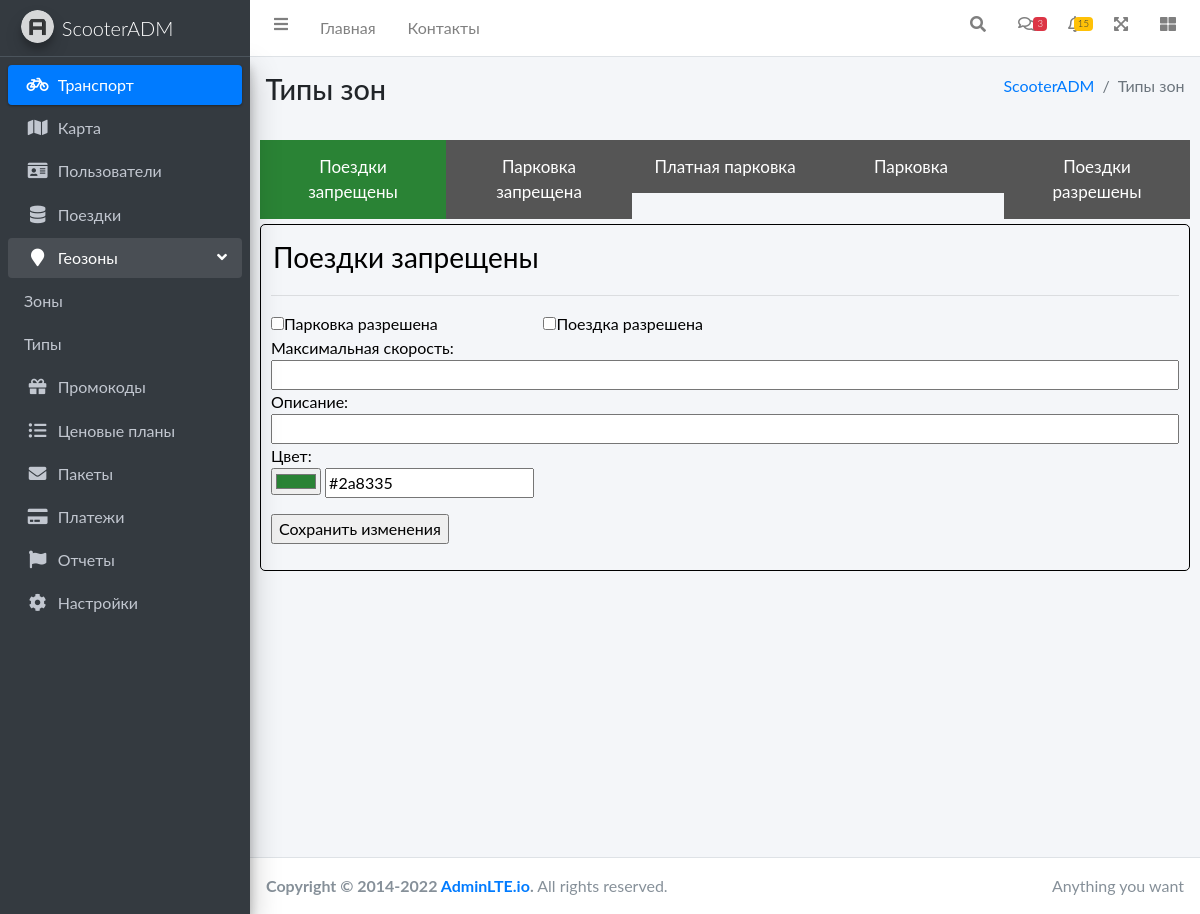
The app's page /typeofzone.html, older data.
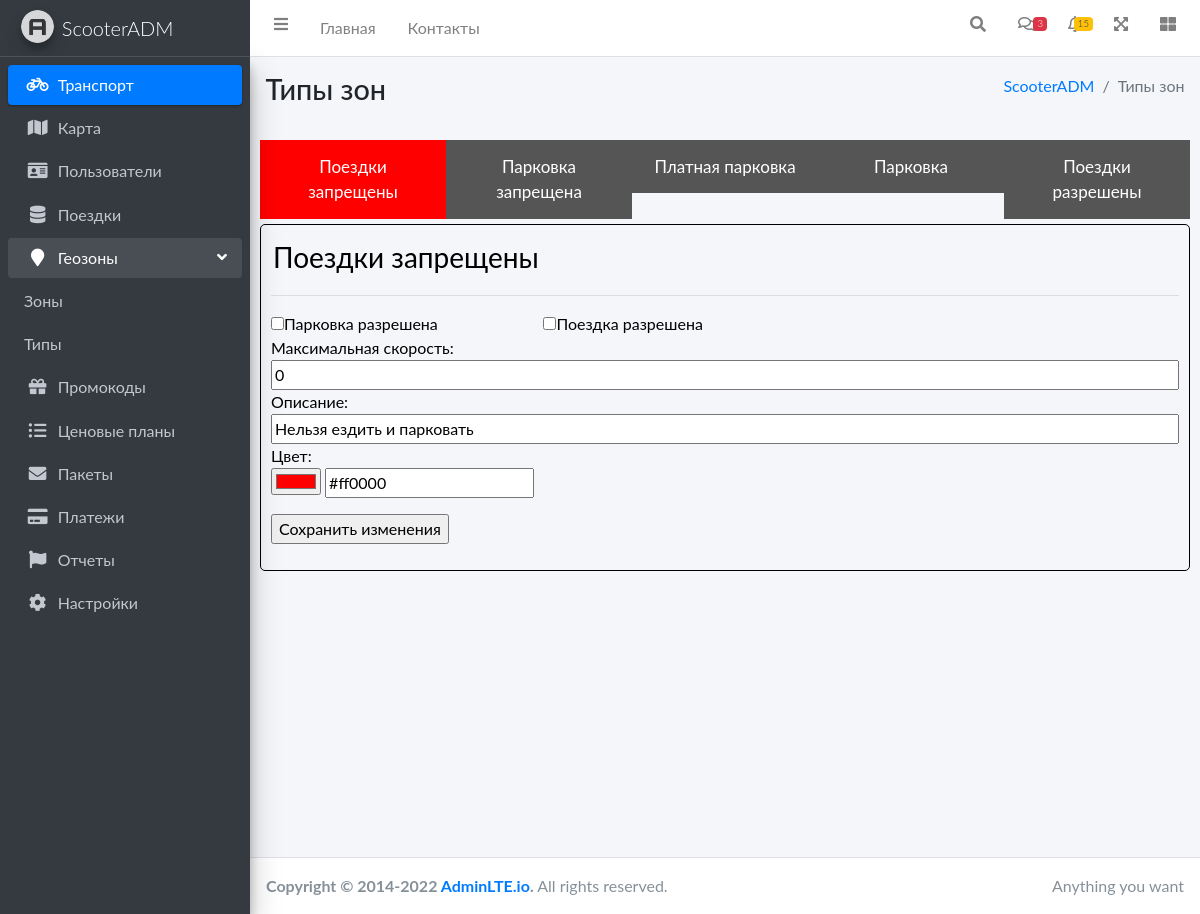
The same page, newer data.
### adm/models.py (models this page shows, shortened)
class TypeOfZone(models.Model):
    TypeZone = models.CharField(max_length=30, null=True)
    ColorZone = models.CharField(max_length=7, null=True)
    CanYouScooterOnThisArea = models.BooleanField(null=True)
    CanYouParkingOnThisArea = models.BooleanField(null=True)
    MaxSpeed = models.IntegerField(null=True, max_length=3)
    Description = models.CharField(max_length=50, null=True)

### adm/views.py (the view, shortened to what this page needs)
# urls.py: path('typeofzone.html', views.typeofzone, name='typeofzone'),
def typeofzone(request):
    error = ''
    name = "Типы зон"
    massiv1 = TypeOfZone.objects.all().values_list() # создаем массив с именами зон и состоянием можноли там парковаться и ездить
    massiv ={} # объявляем словарь
    lengthMassiv = 0  # переменная для последующего перебора длинны массива
    for i in massiv1: # присваиваем i поочереди каждое значение массива с именами зон и состоянием можноли там парковаться и ездить
        massiv[lengthMassiv] = i # добавляем в словарь ключ с нулевым значением i и присваиваем ему всю i
        lengthMassiv=lengthMassiv+1 # увеличиваем переменную на 1
    typezone = TypeOfZone.objects.all()
    return render(request, 'adm/typeofzone.html', {'name': name, 'typezone': typezone,'error': error, 'massiv': massiv})

### templates/adm/typeofzone.html (shortened to what this page needs)
{% extends 'adm/index.html' %}
{% load static %}
{% block content_header %}
<div class="content-header">
      <div class="container-fluid">
        <div class="row mb-2">
          <div class="col-sm-6">
            <h1 class="m-0">{{name}}</h1>
          </div>
          <div class="col-sm-6">
            <ol class="breadcrumb float-sm-right">
              <li class="breadcrumb-item"><a href="#">{% block content_header_breadcrumb %}ScooterADM{% endblock %}</a></li>
              <li class="breadcrumb-item active">{{name}}</li>
            </ol>
          </div>
        </div>
      </div>
    </div>
{% endblock %}
{% block main_content.html %}
</head>
<body>
<div style="padding: 10px;">
<div>
{% for el in typezone %}
<button class="tablink" onclick="openZone('{{el.TypeZone}}', this, '{{el.ColorZone}}')" id="defaultOpen">{{el.TypeZone}}</button>
{% endfor%}
</div>
  {% for el in typezone %}
  <div id="{{el.TypeZone}}" class="tabcontent">
      <div>
        <form name="TypeOfZoneForm" method="post">
          <div style="float: left width: 100%;">
            <input id="{{el.TypeZone}}name" type="text" name="TypeZone" readonly  value="{{el.TypeZone}}" style="border: none;font-size: 21pt;background-color:#f4f6f9">
          <hr />
          </div>
          <div style="float: left; width: 30%;">
            <input type="checkbox" id="CanYouParkingOnThisArea{{el.TypeZone}}" name="CanYouParkingOnThisArea">Парковка разрешена
          </div>
          <div style="float: left; width: 70%;">
            <input type="checkbox" id="CanYouScooterOnThisArea{{el.TypeZone}}" name="CanYouScooterOnThisArea">Поездка разрешена
          </div>
          <div>
            Максимальная скорость:<br>
            <input type="text" id="{{el.TypeZone}}MaxSpeed" name="MaxSpeed" style=" width: 100%;">
          </div>
          <div>
            Описание:<br>
            <input type="text" id="{{el.TypeZone}}Description" name="Description" style=" width: 100%;">
          </div>
          Цвет:
          <p><input id="{{el.TypeZone}}id_hex_color" maxlength="7" name="hex_color" type="color" value="#7E7593" >
          <input id="{{el.TypeZone}}id_ColorZone" maxlength="7" name="ColorZone" type="text" value="#7E7593" ></p>
          <p><input type="submit" value="Сохранить изменения"></p>
        </form>
      </div>
  </div>
  {% endfor%}
</div>
{% endblock %}

### templates/adm/index.html (shortened to what this page needs)
{% load static %}
<html>
<html lang="ru">
<head>
  <link rel="stylesheet" href="{% static 'adm/plugins/datatables-bs4/css/dataTables.bootstrap4.min.css' %}">
  <link rel="stylesheet" href="{% static 'adm/plugins/datatables-responsive/css/responsive.bootstrap4.min.css' %}">
  <link rel="stylesheet" href="{% static 'adm/plugins/datatables-buttons/css/buttons.bootstrap4.min.css' %}">
  <link rel="stylesheet" href="{% static 'adm/plugins/fontawesome-free/css/all.min.css' %}">
  <link rel="stylesheet" href="{% static 'adm/dist/css/adminlte.min.css' %}">
<link rel="stylesheet" href="https://unpkg.com/leaflet@1.7.1/dist/leaflet.css" />
</head>
<body class="sidebar-mini layout-navbar-fixed sidebar-closed sidebar-open">
<div class="wrapper">
    {% include 'adm/main_header.html' %}
    {% include 'adm/sidebar.html' with person="active" %}
  <div class="content-wrapper">
      {% block content_header %}
      {% endblock %}
     {% block main_content.html %}
      {% endblock %}
  </div>
{% include 'adm/footer.html' %}
</div>
</body>
</html>

### templates/adm/main_header.html (shortened to what this page needs)
{% load static %}
<nav class="main-header navbar navbar-expand navbar-white navbar-light">
    <ul class="navbar-nav">
      <li class="nav-item">
        <a class="nav-link" data-widget="pushmenu" href="#" role="button"><i class="fas fa-bars"></i></a>
      </li>
      <li class="nav-item d-none d-sm-inline-block">
        <a href="transport.html" class="nav-link">Главная</a>
      </li>
      <li class="nav-item d-none d-sm-inline-block">
        <a href="#" class="nav-link">Контакты</a>
      </li>
    </ul>
    <ul class="navbar-nav ml-auto">
      <li class="nav-item">
        <a class="nav-link" data-widget="navbar-search" href="#" role="button">
          <i class="fas fa-search"></i>
        </a>
      </li>
      <li class="nav-item dropdown">
        <a class="nav-link" data-toggle="dropdown" href="#">
          <i class="far fa-comments"></i>
          <span class="badge badge-danger navbar-badge">3</span>
        </a>
      </li>
      <li class="nav-item dropdown">
        <a class="nav-link" data-toggle="dropdown" href="#">
          <span class="badge badge-warning navbar-badge">15</span>
        </a>
      </li>
      <li class="nav-item">
        <a class="nav-link" data-widget="fullscreen" href="#" role="button">
          <i class="fas fa-expand-arrows-alt"></i>
        </a>
      </li>
      <li class="nav-item">
        <a class="nav-link" data-widget="control-sidebar" data-slide="true" href="#" role="button">
          <i class="fas fa-th-large"></i>
        </a>
      </li>
    </ul>
  </nav>

### templates/adm/sidebar.html (shortened to what this page needs)
{% load static %}
<aside class="main-sidebar sidebar-dark-primary elevation-4">
    <a href="transport.html" class="brand-link">
      <img src="{% static 'adm/dist/img/AdminLTELogo.png'%}" alt="AdminLTE Logo" class="brand-image img-circle elevation-3" style="opacity: .8">
      <span class="brand-text font-weight-light">ScooterADM</span>
    </a>
    <div class="sidebar">
      <nav class="mt-2">
        <ul class="nav nav-pills nav-sidebar flex-column" data-widget="treeview" role="menu" data-accordion="false">
          <li class="nav-item">
            <a href="{% url 'transport' %}" class="nav-link {{person}}">
              <i class="nav-icon fas fa-bicycle"></i>
              <p>
                Транспорт
              </p>
            </a>
          </li>
          <li class="nav-item">
            <a href="{% url 'map' %}" class="nav-link">
              <i class="nav-icon fas fa-map"></i>
              <p>
                Карта
              </p>
            </a>
          </li>
          <li class="nav-item">
            <a href="{% url 'users' %}" class="nav-link">
              <i class="nav-icon fa fa-id-card"></i>
              <p>
                Пользователи
              </p>
            </a>
          </li>
          <li class="nav-item">
            <a href="{% url 'trips' %}" class="nav-link">
              <i class="nav-icon fa fa-database"></i>
              <p>
                Поездки
              </p>
            </a>
          </li>
          <li class="nav-item menu-open">
            <a href="#" class="nav-link">
              <i class="nav-icon fa fa-map-marker"></i>
              <p>
                Геозоны
                <i class="right fas fa-angle-left"></i>
              </p>
            </a>
            <ul class="nav nav-treeview">
              <li class="nav-item">
                <a href="{% url 'zone' %}" class="nav-link">
                  <p>Зоны</p>
                </a>
              </li>
              <li class="nav-item">
                <a href="{% url 'typeofzone' %}" class="nav-link">
                  <p>Типы</p>
                </a>
              </li>
            </ul>
          </li>
          <li class="nav-item">
            <a href="{% url 'promocodes' %}" class="nav-link">
              <i class="nav-icon fa fa-gift"></i>
              <p>
                Промокоды
              </p>
            </a>
          </li>
          <li class="nav-item">
            <a href="../gallery.html" class="nav-link">
              <i class="nav-icon fa fa-list-ul"></i>
              <p>
                Ценовые планы
              </p>
            </a>
          </li>
          <li class="nav-item">
            <a href="../gallery.html" class="nav-link">
              <i class="nav-icon fa fa-envelope"></i>
              <p>
                Пакеты
              </p>
            </a>
          </li>
          <li class="nav-item">
            <a href="../gallery.html" class="nav-link">
              <i class="nav-icon fa fa-credit-card"></i>
              <p>
                Платежи
              </p>
            </a>
          </li>
          <li class="nav-item">
            <a href="../gallery.html" class="nav-link">
              <i class="nav-icon fa fa-flag"></i>
              <p>
                Отчеты
              </p>
            </a>
          </li>
          <li class="nav-item">
            <a href="../gallery.html" class="nav-link">
              <i class="nav-icon fa fa-cog"></i>
              <p>
                Настройки
              </p>
            </a>
          </li>
        </ul>
      </nav>
    </div>
  </aside>

### templates/adm/footer.html
  <footer class="main-footer">
    <div class="float-right d-none d-sm-inline">
      Anything you want
    </div>
    <strong>Copyright &copy; 2014-2022 <a href="https://adminlte.io">AdminLTE.io</a>.</strong> All rights reserved.
  </footer>

### templates/adm/typeofzone.html (style rules this page uses)
body { font-family: "Lato", sans-serif; }
.tablink { background-color: #555; color: white; float: left; border: none; outline: none; cursor: pointer; padding: 14px 16px; font-size: 17px; width: 20%; }
.tabcontent { color: black; background-color:#f4f6f9; width: 100%; padding:10px; border: solid 1px black; border-radius: 5px; float:left; margin-top: 5px; display: none; text-align: left; }

Row changes from the older to the newer data that the page shows:
changed TypeOfZone "Поездки запрещены": MaxSpeed (not shown) → "0"; Description (not shown) → "Нельзя ездить и парковать"; hex_color "#2a8335" → "#ff0000"; ColorZone "#2a8335" → "#ff0000"
